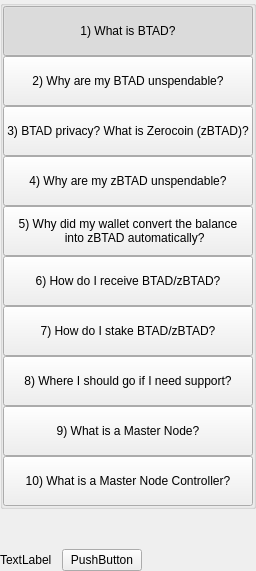
         <widget class="QWidget" name="left" native="true">
          <layout class="QVBoxLayout" name="verticalLayout_3">
           <property name="leftMargin">
            <number>0</number>
           </property>
           <property name="topMargin">
            <number>0</number>
           </property>
           <property name="rightMargin">
            <number>0</number>
           </property>
           <property name="bottomMargin">
            <number>0</number>
           </property>
           <item>
            <layout class="QVBoxLayout" name="verticalLayout_2">
             <property name="spacing">
              <number>0</number>
             </property>
             <item>
              <widget class="QWidget" name="containerButtons" native="true">
               <layout class="QVBoxLayout" name="verticalLayout">
                <property name="spacing">
                 <number>0</number>
                </property>
                <property name="leftMargin">
                 <number>0</number>
                </property>
                <property name="topMargin">
                 <number>0</number>
                </property>
                <property name="rightMargin">
                 <number>0</number>
                </property>
                <property name="bottomMargin">
                 <number>0</number>
                </property>
                <item>
                 <widget class="QGroupBox" name="groupBox">
                  <property name="title">
                   <string/>
                  </property>
                  <layout class="QVBoxLayout" name="verticalLayout_9">
                   <property name="spacing">
                    <number>0</number>
                   </property>
                   <property name="leftMargin">
                    <number>0</number>
                   </property>
                   <property name="topMargin">
                    <number>0</number>
                   </property>
                   <property name="rightMargin">
                    <number>0</number>
                   </property>
                   <property name="bottomMargin">
                    <number>0</number>
                   </property>
                   <item>
                    <widget class="QPushButton" name="pushButtonFaq1">
                     <property name="minimumSize">
                      <size>
                       <width>0</width>
                       <height>50</height>
                      </size>
                     </property>
                     <property name="maximumSize">
                      <size>
                       <width>16777215</width>
                       <height>50</height>
                      </size>
                     </property>
                     <property name="focusPolicy">
                      <enum>Qt::NoFocus</enum>
                     </property>
                     <property name="text">
                      <string>1) What is BTAD?</string>
                     </property>
                     <property name="checkable">
                      <bool>true</bool>
                     </property>
                     <property name="checked">
                      <bool>true</bool>
                     </property>
                     <property name="autoExclusive">
                      <bool>true</bool>
                     </property>
                    </widget>
                   </item>
                   <item>
                    <widget class="QPushButton" name="pushButtonFaq2">
                     <property name="minimumSize">
                      <size>
                       <width>0</width>
                       <height>50</height>
                      </size>
                     </property>
                     <property name="maximumSize">
                      <size>
                       <width>16777215</width>
                       <height>50</height>
                      </size>
                     </property>
                     <property name="focusPolicy">
                      <enum>Qt::NoFocus</enum>
                     </property>
                     <property name="text">
                      <string>2) Why are my BTAD unspendable?</string>
                     </property>
                     <property name="checkable">
                      <bool>true</bool>
                     </property>
                     <property name="autoExclusive">
                      <bool>true</bool>
                     </property>
                    </widget>
                   </item>
                   <item>
                    <widget class="QPushButton" name="pushButtonFaq3">
                     <property name="minimumSize">
                      <size>
                       <width>0</width>
                       <height>50</height>
                      </size>
                     </property>
                     <property name="maximumSize">
                      <size>
                       <width>16777215</width>
                       <height>16777215</height>
                      </size>
                     </property>
                     <property name="focusPolicy">
                      <enum>Qt::NoFocus</enum>
                     </property>
                     <property name="text">
                      <string>3) BTAD privacy? What is Zerocoin (zBTAD)?</string>
                     </property>
                     <property name="checkable">
                      <bool>true</bool>
                     </property>
                     <property name="autoExclusive">
                      <bool>true</bool>
                     </property>
                    </widget>
                   </item>
                   <item>
                    <widget class="QPushButton" name="pushButtonFaq4">
                     <property name="minimumSize">
                      <size>
                       <width>0</width>
                       <height>50</height>
                      </size>
                     </property>
                     <property name="maximumSize">
                      <size>
                       <width>16777215</width>
                       <height>16777215</height>
                      </size>
                     </property>
                     <property name="focusPolicy">
                      <enum>Qt::NoFocus</enum>
                     </property>
                     <property name="text">
                      <string>4) Why are my zBTAD unspendable?</string>
                     </property>
                     <property name="checkable">
                      <bool>true</bool>
                     </property>
                     <property name="autoExclusive">
                      <bool>true</bool>
                     </property>
                    </widget>
                   </item>
                   <item>
                    <widget class="QPushButton" name="pushButtonFaq5">
                     <property name="minimumSize">
                      <size>
                       <width>0</width>
                       <height>50</height>
                      </size>
                     </property>
                     <property name="focusPolicy">
                      <enum>Qt::NoFocus</enum>
                     </property>
                     <property name="text">
                      <string>5) Why did my wallet convert the balance
    into zBTAD automatically?</string>
                     </property>
                     <property name="checkable">
                      <bool>true</bool>
                     </property>
                     <property name="autoExclusive">
                      <bool>true</bool>
                     </property>
                    </widget>
                   </item>
                   <item>
                    <widget class="QPushButton" name="pushButtonFaq6">
                     <property name="minimumSize">
                      <size>
                       <width>0</width>
                       <height>50</height>
                      </size>
                     </property>
                     <property name="focusPolicy">
                      <enum>Qt::NoFocus</enum>
                     </property>
                     <property name="text">
                      <string>6) How do I receive BTAD/zBTAD?</string>
                     </property>
                     <property name="checkable">
                      <bool>true</bool>
                     </property>
                     <property name="autoExclusive">
                      <bool>true</bool>
                     </property>
                    </widget>
                   </item>
                   <item>
                    <widget class="QPushButton" name="pushButtonFaq7">
                     <property name="minimumSize">
                      <size>
                       <width>0</width>
                       <height>50</height>
                      </size>
                     </property>
                     <property name="focusPolicy">
                      <enum>Qt::NoFocus</enum>
                     </property>
                     <property name="text">
                      <string>7) How do I stake BTAD/zBTAD?</string>
                     </property>
                     <property name="checkable">
                      <bool>true</bool>
                     </property>
                     <property name="autoExclusive">
                      <bool>true</bool>
                     </property>
                    </widget>
                   </item>
                   <item>
                    <widget class="QPushButton" name="pushButtonFaq8">
                     <property name="minimumSize">
                      <size>
                       <width>0</width>
                       <height>50</height>
                      </size>
                     </property>
                     <property name="focusPolicy">
                      <enum>Qt::NoFocus</enum>
                     </property>
                     <property name="text">
                      <string>8) Where I should go if I need support?</string>
                     </property>
                     <property name="checkable">
                      <bool>true</bool>
                     </property>
                     <property name="autoExclusive">
                      <bool>true</bool>
                     </property>
                    </widget>
                   </item>
                   <item>
                    <widget class="QPushButton" name="pushButtonFaq9">
                     <property name="minimumSize">
                      <size>
                       <width>0</width>
                       <height>50</height>
                      </size>
                     </property>
                     <property name="focusPolicy">
                      <enum>Qt::NoFocus</enum>
                     </property>
                     <property name="text">
                      <string>9) What is a Master Node?</string>
                     </property>
                     <property name="checkable">
                      <bool>true</bool>
                     </property>
                     <property name="autoExclusive">
                      <bool>true</bool>
                     </property>
                    </widget>
                   </item>
                   <item>
                    <widget class="QPushButton" name="pushButtonFaq10">
                     <property name="minimumSize">
                      <size>
                       <width>0</width>
                       <height>50</height>
                      </size>
                     </property>
                     <property name="focusPolicy">
                      <enum>Qt::NoFocus</enum>
                     </property>
                     <property name="text">
                      <string>10) What is a Master Node Controller?</string>
                     </property>
                     <property name="checkable">
                      <bool>true</bool>
                     </property>
                     <property name="autoExclusive">
                      <bool>true</bool>
                     </property>
                    </widget>
                   </item>
                  </layout>
                 </widget>
                </item>
               </layout>
              </widget>
             </item>
             <item>
              <spacer name="verticalSpacer">
               <property name="orientation">
                <enum>Qt::Vertical</enum>
               </property>
               <property name="sizeHint" stdset="0">
                <size>
                 <width>20</width>
                 <height>40</height>
                </size>
               </property>
              </spacer>
             </item>
             <item>
              <layout class="QHBoxLayout" name="horizontalLayout_2">
               <item>
                <widget class="QLabel" name="labelWebLink">
                 <property name="text">
                  <string>TextLabel</string>
                 </property>
                </widget>
               </item>
               <item>
                <spacer name="horizontalSpacer_4">
                 <property name="orientation">
                  <enum>Qt::Horizontal</enum>
                 </property>
                 <property name="sizeType">
                  <enum>QSizePolicy::Minimum</enum>
                 </property>
                 <property name="sizeHint" stdset="0">
                  <size>
                   <width>10</width>
                   <height>20</height>
                  </size>
                 </property>
                </spacer>
               </item>
               <item>
                <widget class="QPushButton" name="pushButtonWebLink">
                 <property name="focusPolicy">
                  <enum>Qt::NoFocus</enum>
                 </property>
                 <property name="text">
                  <string>PushButton</string>
                 </property>
                </widget>
               </item>
               <item>
                <spacer name="horizontalSpacer_2">
                 <property name="orientation">
                  <enum>Qt::Horizontal</enum>
                 </property>
                 <property name="sizeHint" stdset="0">
                  <size>
                   <width>40</width>
                   <height>20</height>
                  </size>
                 </property>
                </spacer>
               </item>
              </layout>
             </item>
            </layout>
           </item>
          </layout>
         </widget>
